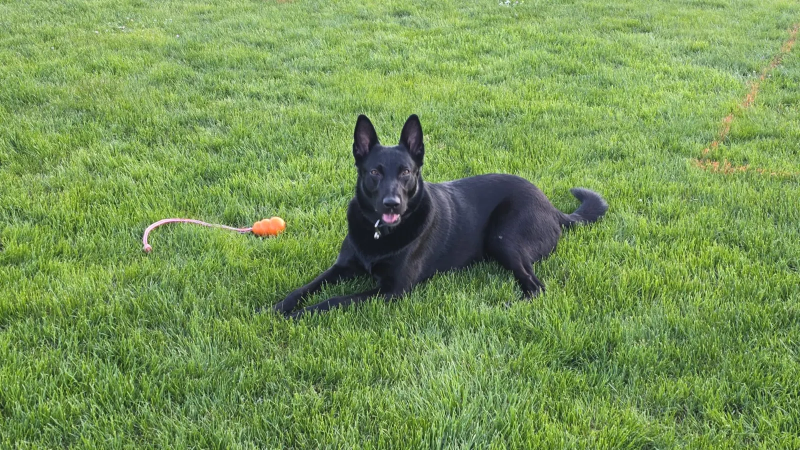
#> input picture fotos/ace.webp, 1600 x 900 px (shown at 1/2 size); its folder holds 2 pictures in this run
$ python fotos-aufbereiten.py ../fotos ../fotos/agensa-horgen.webp
#> lines starting #> are read from the running program, lines starting #| are printed output that depends on the picture
#!/usr/bin/env python3
"""Fotos für die Seite aufbereiten.

Nimmt Originale (JPG, auch 20 MB aus der Kamera), dreht sie nach EXIF richtig,
entfernt die Metadaten (GPS, Kamera) und schreibt WebP in drei Breiten für
srcset: 3840, 2400, 1600 und 900 px, nach dem Verkleinern leicht nachgeschärft. Dazu ein Kontaktbogen zur Auswahl.

    python3 werkzeuge/fotos-aufbereiten.py ORDNER_MIT_ORIGINALEN fotos/auftrag

Ergebnis: fotos/auftrag/NAME-3840.webp, -2400.webp, -1600.webp, -900.webp und
fotos/auftrag/kontaktbogen.jpg. Die Originale bleiben, wo sie sind, und
kommen nicht ins Repository.
"""
import sys, pathlib
from PIL import Image, ImageOps, ImageDraw, ImageFilter

BREITEN = (3840, 2400, 1600, 900)
# Nach dem Verkleinern leicht nachschärfen, sonst wirkt das Bild weich.
SCHAERFEN = ImageFilter.UnsharpMask(radius=1.0, percent=70, threshold=2)
QUALITAET = 82

def aufbereiten(quelle: pathlib.Path, ziel: pathlib.Path):
    ziel.mkdir(parents=True, exist_ok=True)
    dateien = sorted(p for p in quelle.iterdir() if p.suffix.lower() in ('.jpg', '.jpeg', '.png', '.webp', '.tif', '.tiff'))
    if not dateien:
        sys.exit(f'Keine Bilder in {quelle}')
    bogen = []
    for p in dateien:
        im = ImageOps.exif_transpose(Image.open(p)).convert('RGB')
#> im is the input picture: PIL image 1600x900 RGB; mean R, G, B 119.2, 149.7, 84.9
        name = p.stem.lower().replace(' ', '-')
        for b in BREITEN:
            k = im.copy()
            if k.width > b:
                k = k.resize((b, round(k.height * b / k.width)), Image.LANCZOS)
            k = k.filter(SCHAERFEN)
            k.save(ziel / f'{name}-{b}.webp', 'WEBP', quality=QUALITAET, method=6)
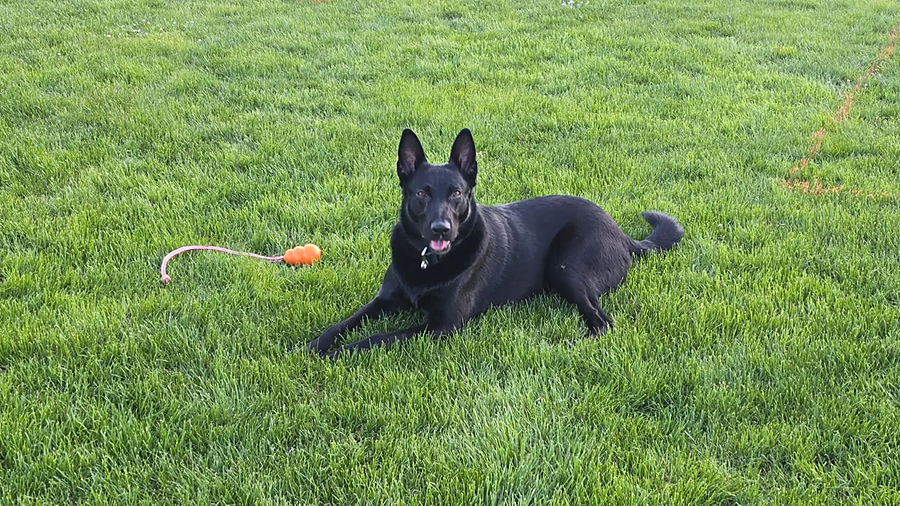
#> k: PIL image 900x506 RGB; mean R, G, B 119.5, 150, 85.4
#> (the run stopped early here; a loop or call above may not have finished)

$ run again, on fotos/bern.webp
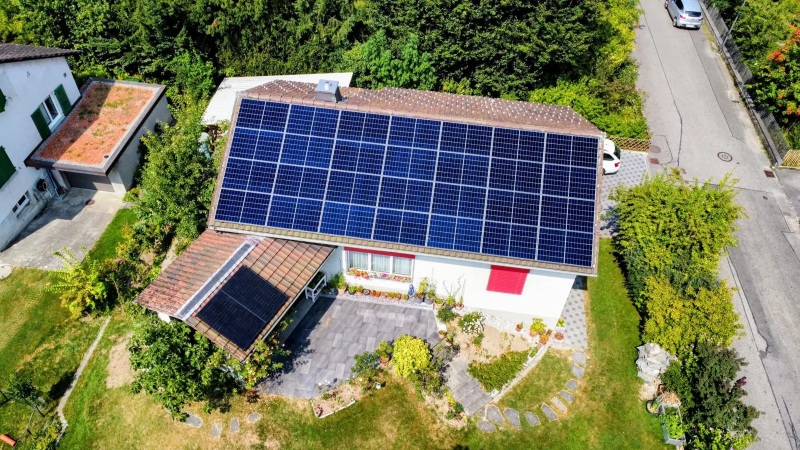
#> input picture fotos/bern.webp, 1600 x 900 px (shown at 1/2 size)
#> in aufbereiten, im is the input picture: PIL image 1600x900 RGB; mean R, G, B 119.8, 123.1, 94.9
#> after the loop in aufbereiten, `for b in BREITEN:`:
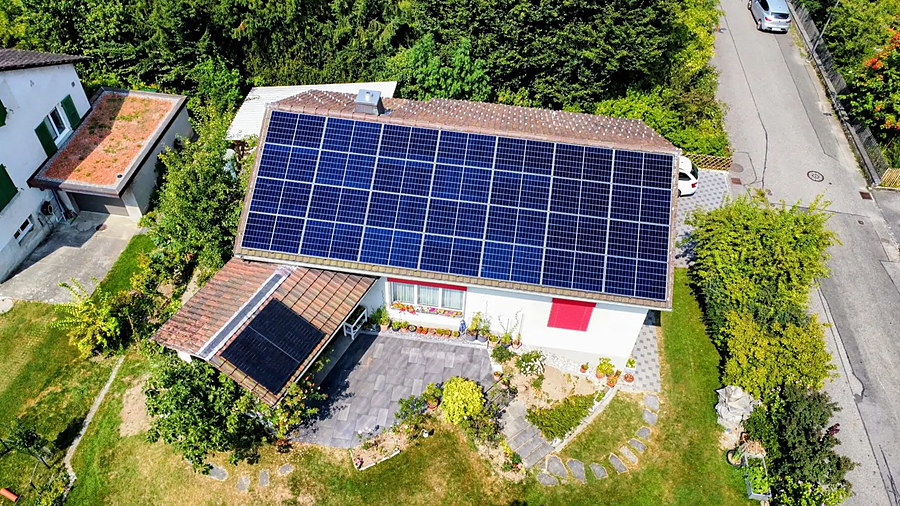
#> k: PIL image 900x506 RGB; mean R, G, B 121.1, 123.9, 95.8

$ run again, on fotos/dottikon.webp
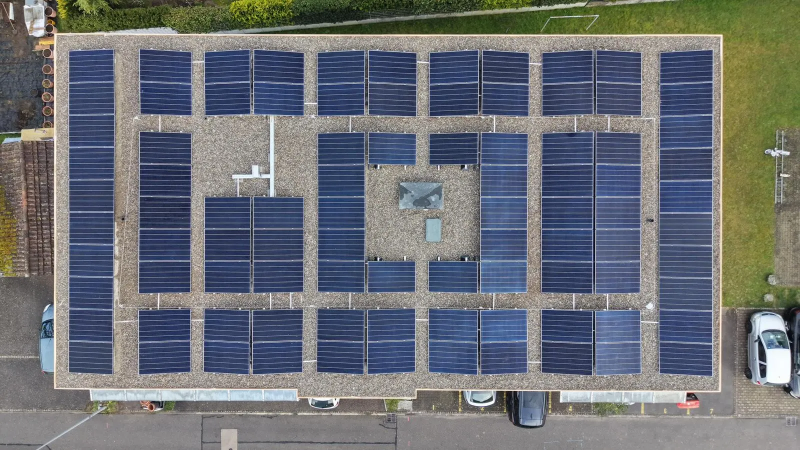
#> input picture fotos/dottikon.webp, 1600 x 900 px (shown at 1/2 size)
#> in aufbereiten, im is the input picture: PIL image 1600x900 RGB; mean R, G, B 107.7, 111.8, 117.6
#> after the loop in aufbereiten, `for b in BREITEN:`:
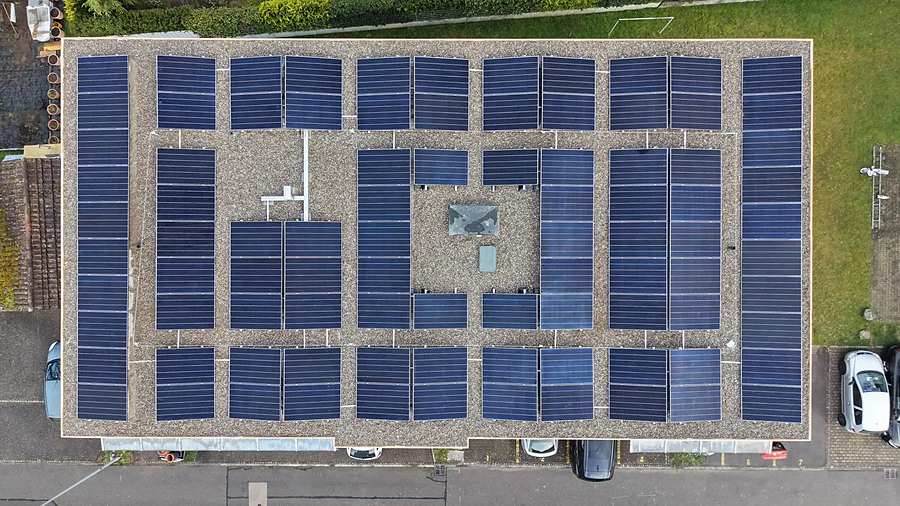
#> k: PIL image 900x506 RGB; mean R, G, B 107.9, 112.1, 117.9

$ run again, on fotos/embrach.webp
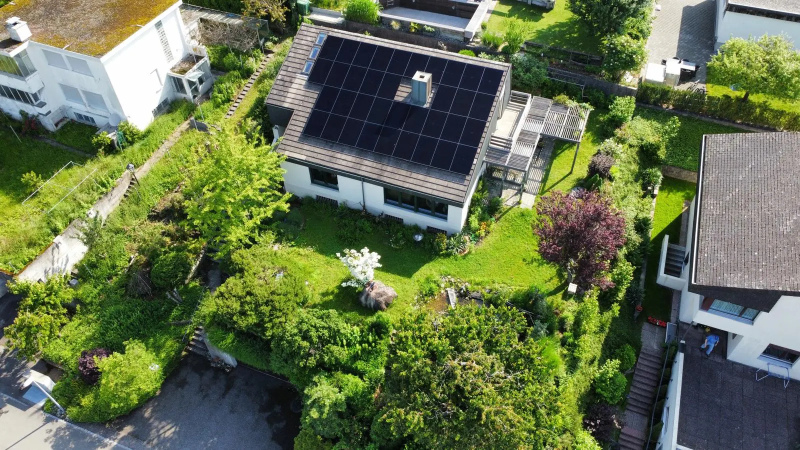
#> input picture fotos/embrach.webp, 1600 x 900 px (shown at 1/2 size)
#> in aufbereiten, im is the input picture: PIL image 1600x900 RGB; mean R, G, B 101.6, 114.2, 78.9
#> after the loop in aufbereiten, `for b in BREITEN:`:
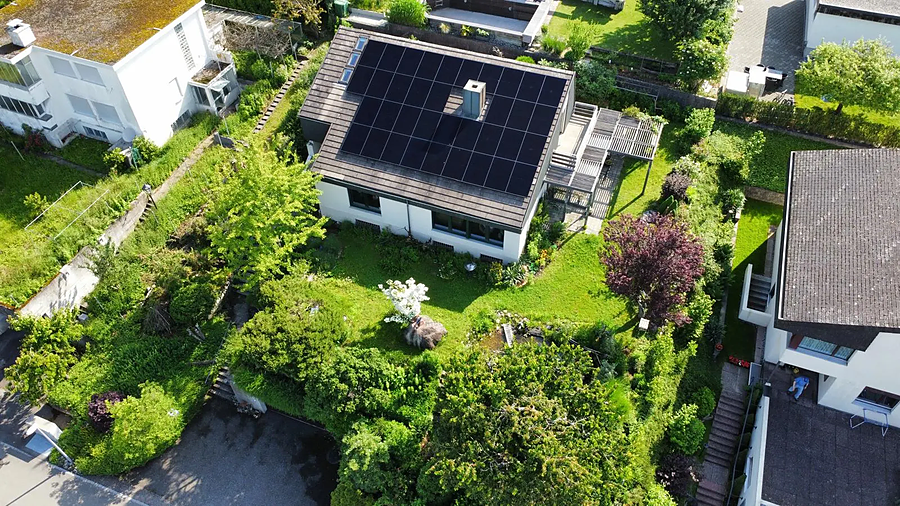
#> k: PIL image 900x506 RGB; mean R, G, B 101.9, 114.4, 79.6

$ run again, on fotos/agensa-horgen.webp
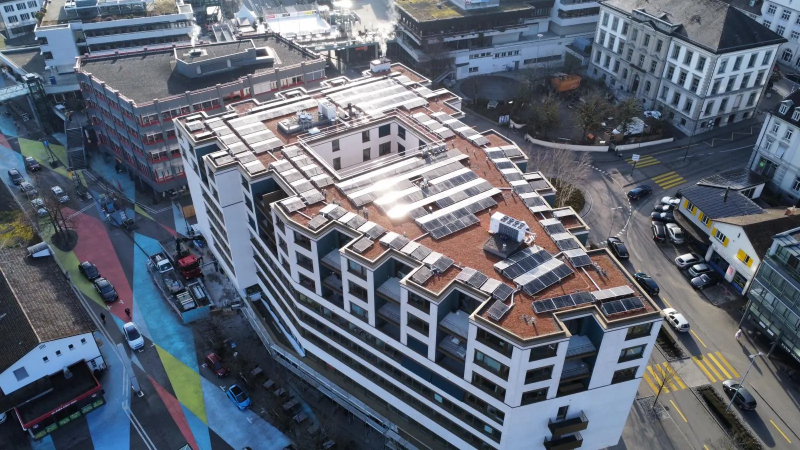
#> input picture fotos/agensa-horgen.webp, 1600 x 900 px (shown at 1/2 size)
#> in aufbereiten, im is the input picture: PIL image 1600x900 RGB; mean R, G, B 96.1, 103, 115.7
#> after the loop in aufbereiten, `for b in BREITEN:`:
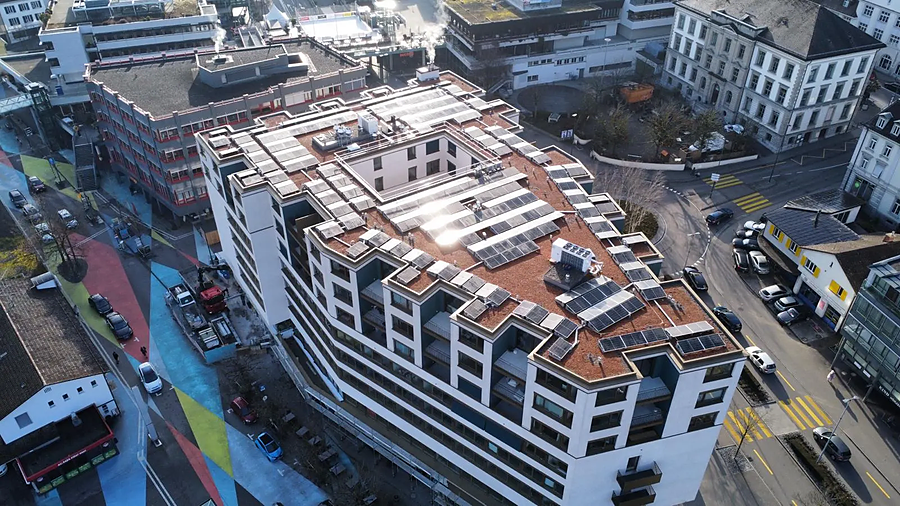
#> k: PIL image 900x506 RGB; mean R, G, B 96.1, 103.1, 115.8
